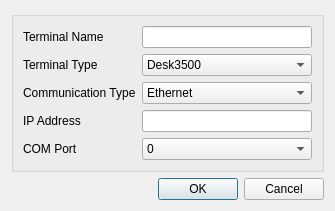
<?xml version="1.0" encoding="UTF-8"?>
<ui version="4.0">
 <class>RegisterTerminalDialog</class>
 <widget class="QDialog" name="RegisterTerminalDialog">
  <property name="geometry">
   <rect>
    <x>0</x>
    <y>0</y>
    <width>335</width>
    <height>204</height>
   </rect>
  </property>
  <property name="sizePolicy">
   <sizepolicy hsizetype="Fixed" vsizetype="Fixed">
    <horstretch>0</horstretch>
    <verstretch>0</verstretch>
   </sizepolicy>
  </property>
  <property name="windowTitle">
   <string>Terminal Registration</string>
  </property>
  <layout class="QVBoxLayout" name="verticalLayout">
   <item>
    <widget class="QGroupBox" name="groupBox_3">
     <property name="sizePolicy">
      <sizepolicy hsizetype="Preferred" vsizetype="Expanding">
       <horstretch>0</horstretch>
       <verstretch>5</verstretch>
      </sizepolicy>
     </property>
     <property name="title">
      <string/>
     </property>
     <layout class="QFormLayout" name="formLayout">
      <item row="0" column="0">
       <widget class="QLabel" name="label_5">
        <property name="sizePolicy">
         <sizepolicy hsizetype="Fixed" vsizetype="Preferred">
          <horstretch>0</horstretch>
          <verstretch>0</verstretch>
         </sizepolicy>
        </property>
        <property name="text">
         <string>Terminal Name</string>
        </property>
       </widget>
      </item>
      <item row="0" column="1">
       <widget class="QLineEdit" name="lineEdit_4">
        <property name="sizePolicy">
         <sizepolicy hsizetype="Preferred" vsizetype="Fixed">
          <horstretch>0</horstretch>
          <verstretch>0</verstretch>
         </sizepolicy>
        </property>
       </widget>
      </item>
      <item row="1" column="0">
       <widget class="QLabel" name="label_9">
        <property name="sizePolicy">
         <sizepolicy hsizetype="Fixed" vsizetype="Preferred">
          <horstretch>0</horstretch>
          <verstretch>0</verstretch>
         </sizepolicy>
        </property>
        <property name="text">
         <string>Terminal Type</string>
        </property>
       </widget>
      </item>
      <item row="1" column="1">
       <widget class="QComboBox" name="comboBox_4">
        <item>
         <property name="text">
          <string>Desk3500</string>
         </property>
        </item>
        <item>
         <property name="text">
          <string>Desk5000</string>
         </property>
        </item>
        <item>
         <property name="text">
          <string>Move5000</string>
         </property>
        </item>
        <item>
         <property name="text">
          <string>Lane5000</string>
         </property>
        </item>
        <item>
         <property name="text">
          <string>Lane7000</string>
         </property>
        </item>
        <item>
         <property name="text">
          <string>Lane8000</string>
         </property>
        </item>
        <item>
         <property name="text">
          <string>Link2500</string>
         </property>
        </item>
       </widget>
      </item>
      <item row="2" column="0">
       <widget class="QLabel" name="label_8">
        <property name="sizePolicy">
         <sizepolicy hsizetype="Fixed" vsizetype="Preferred">
          <horstretch>0</horstretch>
          <verstretch>0</verstretch>
         </sizepolicy>
        </property>
        <property name="text">
         <string>Communication Type</string>
        </property>
       </widget>
      </item>
      <item row="2" column="1">
       <widget class="QComboBox" name="comboBox_3">
        <item>
         <property name="text">
          <string>Ethernet</string>
         </property>
        </item>
        <item>
         <property name="text">
          <string>Serial</string>
         </property>
        </item>
       </widget>
      </item>
      <item row="3" column="0">
       <widget class="QLabel" name="label_6">
        <property name="sizePolicy">
         <sizepolicy hsizetype="Fixed" vsizetype="Preferred">
          <horstretch>0</horstretch>
          <verstretch>0</verstretch>
         </sizepolicy>
        </property>
        <property name="text">
         <string>IP Address</string>
        </property>
       </widget>
      </item>
      <item row="3" column="1">
       <widget class="QLineEdit" name="lineEdit_5">
        <property name="sizePolicy">
         <sizepolicy hsizetype="Preferred" vsizetype="Fixed">
          <horstretch>0</horstretch>
          <verstretch>0</verstretch>
         </sizepolicy>
        </property>
       </widget>
      </item>
      <item row="4" column="0">
       <widget class="QLabel" name="label_7">
        <property name="sizePolicy">
         <sizepolicy hsizetype="Fixed" vsizetype="Preferred">
          <horstretch>0</horstretch>
          <verstretch>0</verstretch>
         </sizepolicy>
        </property>
        <property name="text">
         <string>COM Port</string>
        </property>
       </widget>
      </item>
      <item row="4" column="1">
       <widget class="QComboBox" name="comboBox_2">
        <item>
         <property name="text">
          <string>0</string>
         </property>
        </item>
        <item>
         <property name="text">
          <string>1</string>
         </property>
        </item>
        <item>
         <property name="text">
          <string>2</string>
         </property>
        </item>
        <item>
         <property name="text">
          <string>3</string>
         </property>
        </item>
        <item>
         <property name="text">
          <string>4</string>
         </property>
        </item>
        <item>
         <property name="text">
          <string>5</string>
         </property>
        </item>
        <item>
         <property name="text">
          <string>6</string>
         </property>
        </item>
        <item>
         <property name="text">
          <string>7</string>
         </property>
        </item>
        <item>
         <property name="text">
          <string>8</string>
         </property>
        </item>
        <item>
         <property name="text">
          <string>9</string>
         </property>
        </item>
        <item>
         <property name="text">
          <string>10</string>
         </property>
        </item>
        <item>
         <property name="text">
          <string>11</string>
         </property>
        </item>
        <item>
         <property name="text">
          <string>12</string>
         </property>
        </item>
        <item>
         <property name="text">
          <string>13</string>
         </property>
        </item>
        <item>
         <property name="text">
          <string>14</string>
         </property>
        </item>
        <item>
         <property name="text">
          <string>15</string>
         </property>
        </item>
        <item>
         <property name="text">
          <string>16</string>
         </property>
        </item>
        <item>
         <property name="text">
          <string>17</string>
         </property>
        </item>
        <item>
         <property name="text">
          <string>18</string>
         </property>
        </item>
        <item>
         <property name="text">
          <string>19</string>
         </property>
        </item>
        <item>
         <property name="text">
          <string>20</string>
         </property>
        </item>
       </widget>
      </item>
     </layout>
    </widget>
   </item>
   <item>
    <widget class="QDialogButtonBox" name="buttonBox">
     <property name="orientation">
      <enum>Qt::Horizontal</enum>
     </property>
     <property name="standardButtons">
      <set>QDialogButtonBox::Cancel|QDialogButtonBox::Ok</set>
     </property>
    </widget>
   </item>
  </layout>
 </widget>
 <resources/>
 <connections>
  <connection>
   <sender>buttonBox</sender>
   <signal>accepted()</signal>
   <receiver>RegisterTerminalDialog</receiver>
   <slot>accept()</slot>
   <hints>
    <hint type="sourcelabel">
     <x>248</x>
     <y>254</y>
    </hint>
    <hint type="destinationlabel">
     <x>157</x>
     <y>274</y>
    </hint>
   </hints>
  </connection>
  <connection>
   <sender>buttonBox</sender>
   <signal>rejected()</signal>
   <receiver>RegisterTerminalDialog</receiver>
   <slot>reject()</slot>
   <hints>
    <hint type="sourcelabel">
     <x>316</x>
     <y>260</y>
    </hint>
    <hint type="destinationlabel">
     <x>286</x>
     <y>274</y>
    </hint>
   </hints>
  </connection>
 </connections>
</ui>
